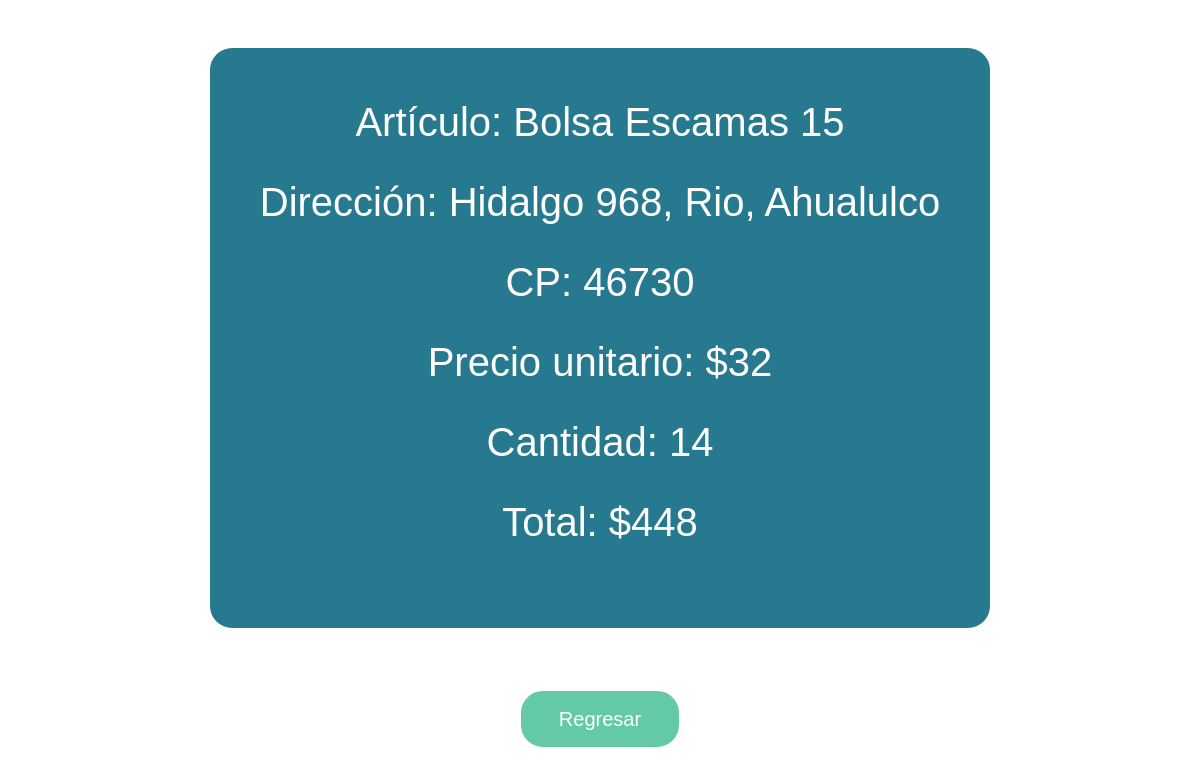
/order/3 (signed in), run on the app's committed database.
### website/models.py (models this page shows)
class Order(db.Model):
    id = db.Column(db.Integer, primary_key=True)
    customerId = db.Column(db.Integer)
    productId = db.Column(db.Integer)
    quantity = db.Column(db.Integer)
    total = db.Column(db.Integer)
    date = db.Column(db.String(100))
    date = db.Column(db.String(100))
    street = db.Column(db.String(100))
    number = db.Column(db.Integer)
    colony = db.Column(db.String(100))
    locality = db.Column(db.String(100))
    codigoPostal = db.Column(db.Integer)

class Product(db.Model):
    id = db.Column(db.Integer, primary_key=True)
    presentation = db.Column(db.String(100))
    price = db.Column(db.Integer)
    weight = db.Column(db.Integer)
    inventory = db.Column(db.Integer)

### website/views.py (the view)
@views.route('/order/<id>', methods=['GET', 'POST'])
@login_required
def order(id):
    order = Order.query.filter_by(id=id).first()
    return render_template('order.html', order=order, get_product = producd)

### website/__init__.py (called while the page is built)
def create_app():
    app = Flask(__name__)
    app.config['SECRET_KEY'] = 'azunog/icewaterorders'
    app.config['SQLALCHEMY_DATABASE_URI'] = f'sqlite:///{DB_NAME}'
    db.init_app(app)
    from .views import views
    from .auth import auth
    from .admin import admin
    app.register_blueprint(views, url_prefix='/')
    app.register_blueprint(auth, url_prefix='/')
    app.register_blueprint(admin, url_prefix='/admin/')
    from .models import User
    create_database(app)
    login_manager = LoginManager()
    login_manager.login_view = 'auth.login'
    login_manager.init_app(app)
    @login_manager.user_loader
    def load_user(id):
        return User.query.get(int(id))
    return app

### website/views.py (called while the page is built)
def producd(id):
    return Product.query.filter_by(id=id).first()

### website/templates/order.html (shortened to what this page needs)
{% extends 'base.html' %} {% block title %}Order{% endblock %} {% block body %}
<br><br>
<div class="cont">
    <h1>Artículo: Bolsa {{get_product(order.productId).presentation}} {{get_product(order.productId).weight}}</h1><br>
    <h1>Dirección: {{order.street}} {{order.number}}, {{order.colony}}, {{order.locality}}</h1><br>
    <h1>CP: {{order.codigoPostal}}</h1><br>
    <h1>Precio unitario: ${{order.total//order.quantity}}</h1><br>
    <h1>Cantidad: {{order.quantity}}</h1><br>
    <h1>Total: ${{order.total}}</h1><br>
</div>
<br><br>
<a href="/">
    <button>
        Regresar
    </button>
</a>
{% endblock %}

### website/templates/base.html (style rules this page uses)
* { margin: 0px; }
html { font-family: 'Poppins', sans-serif; }
body { font-family: 'Poppins', sans-serif; text-align: center; }
button { margin: 15px; padding: 10px 35px; font-size: 20px; border: 3px solid #64C9A7; background-color: #64C9A7; border-radius: 22px; color: white; cursor: pointer; }
a { color: #64C9A7; text-decoration: none; }
.cont { width: fit-content; height: max-content; background-color: #27798F; color: white; margin: 0 auto; padding: 50px; border-radius: 22px; }

### website/templates/order.html (style rules this page uses)
body { font-family: 'Poppins', sans-serif; text-align: center; }

### data on the page
Order: productId.presentation "Escamas", productId.weight "15", street "Hidalgo", number "968", colony "Rio", locality "Ahualulco", codigoPostal "46730", total+quantity "32", quantity "14", total "448"
